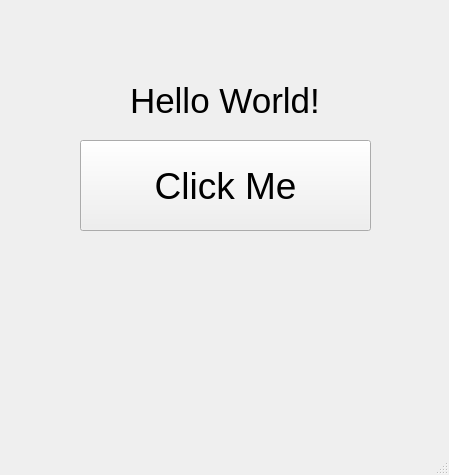
<?xml version="1.0" encoding="UTF-8"?>
<ui version="4.0">
 <class>MainWindow</class>
 <widget class="QMainWindow" name="MainWindow">
  <property name="geometry">
   <rect>
    <x>0</x>
    <y>0</y>
    <width>449</width>
    <height>475</height>
   </rect>
  </property>
  <property name="windowTitle">
   <string>MainWindow</string>
  </property>
  <widget class="QWidget" name="centralwidget">
   <widget class="QPushButton" name="click_me_button">
    <property name="geometry">
     <rect>
      <x>80</x>
      <y>140</y>
      <width>291</width>
      <height>91</height>
     </rect>
    </property>
    <property name="font">
     <font>
      <pointsize>28</pointsize>
     </font>
    </property>
    <property name="text">
     <string>Click Me</string>
    </property>
   </widget>
   <widget class="QLabel" name="hello_label">
    <property name="geometry">
     <rect>
      <x>130</x>
      <y>40</y>
      <width>221</width>
      <height>121</height>
     </rect>
    </property>
    <property name="font">
     <font>
      <pointsize>26</pointsize>
     </font>
    </property>
    <property name="text">
     <string>Hello World!</string>
    </property>
   </widget>
  </widget>
  <widget class="QMenuBar" name="menubar">
   <property name="geometry">
    <rect>
     <x>0</x>
     <y>0</y>
     <width>449</width>
     <height>20</height>
    </rect>
   </property>
  </widget>
  <widget class="QStatusBar" name="statusbar"/>
 </widget>
 <resources/>
 <connections/>
</ui>
